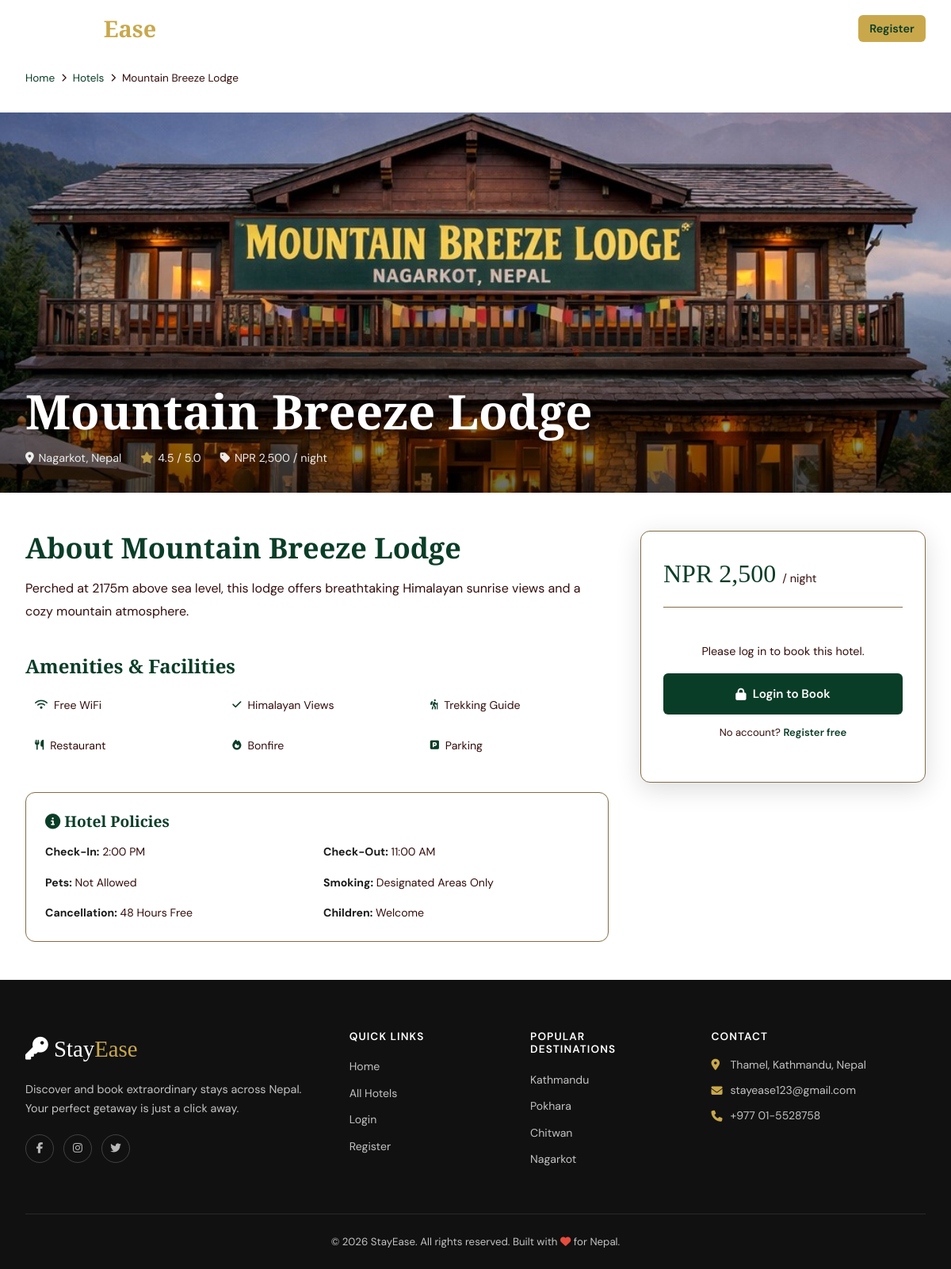
The page /hotel-detail.php?id=4 on the database its author committed.
### tables this page shows
CREATE TABLE IF NOT EXISTS hotels (
    id          INT AUTO_INCREMENT PRIMARY KEY,
    name        VARCHAR(150)  NOT NULL,
    location    VARCHAR(200)  NOT NULL,
    price       DECIMAL(10,2) NOT NULL,
    rating      DECIMAL(2,1)  DEFAULT 0.0,
    description TEXT,
    amenities   TEXT,
    image       VARCHAR(255)  DEFAULT 'default.jpg',
    created_at  TIMESTAMP DEFAULT CURRENT_TIMESTAMP
);

### config.php (called while the page is built, shortened)
<?php
function isLoggedIn(): bool {
    return !empty($_SESSION['user_id']);
}
function formatPrice(float $price): string {
    return 'NPR ' . number_format($price, 0);
}
?>

### hotel-detail.php (the view, shortened to what this page needs)
<?php
require_once 'config.php';
$id = (int)($_GET['id'] ?? 0);
$stmt = $pdo->prepare("SELECT * FROM hotels WHERE id = ?");
$stmt->execute([$id]);
$hotel = $stmt->fetch();
$amenities = array_filter(array_map('trim', explode(',', $hotel['amenities'] ?? '')));
$amenityIcons = [
    'Free WiFi' => 'fas fa-wifi', 'Swimming Pool' => 'fas fa-swimming-pool',
    'Spa' => 'fas fa-spa', 'Gym' => 'fas fa-dumbbell', 'Restaurant' => 'fas fa-utensils',
    'Bar' => 'fas fa-cocktail', 'Room Service' => 'fas fa-concierge-bell',
    'Parking' => 'fas fa-parking', 'Airport Shuttle' => 'fas fa-shuttle-van',
    'Lake View' => 'fas fa-water', 'Kayaking' => 'fas fa-ship',
    'Cycling' => 'fas fa-bicycle', 'Yoga' => 'fas fa-om',
    'Heritage Tours' => 'fas fa-landmark', 'Garden' => 'fas fa-leaf',
    'Library' => 'fas fa-book', 'Rooftop Terrace' => 'fas fa-building',
    'Rooftop' => 'fas fa-building', 'Trekking Guide' => 'fas fa-hiking',
    'Bonfire' => 'fas fa-fire', 'Safari Tours' => 'fas fa-paw',
    'Nature Walks' => 'fas fa-tree', 'Elephant Bathing' => 'fas fa-elephant',
    'Tour Desk' => 'fas fa-map', 'Locker' => 'fas fa-lock',
    '24hr Reception' => 'fas fa-clock',
];
include 'includes/header.php';
?>
<div style="padding: calc(var(--nav-h) + 1rem) 2rem .5rem;max-width:1280px;margin:0 auto">
    <nav class="breadcrumb">
        <a href="<?= SITE_URL ?>">Home</a>
        <i class="fas fa-chevron-right"></i>
        <a href="<?= SITE_URL ?>/hotels.php">Hotels</a>
        <i class="fas fa-chevron-right"></i>
        <span><?= htmlspecialchars($hotel['name']) ?></span>
    </nav>
</div>
<div class="detail-hero" style="margin-top:0">
    <img src="<?= SITE_URL ?>/images/hotels/<?= htmlspecialchars($hotel['image']) ?>"
         alt="<?= htmlspecialchars($hotel['name']) ?>"
         onerror="this.src='https://images.unsplash.com/photo-1566073771259-6a8506099945?w=1600&q=80'">
    <div class="detail-hero-content">
        <h1><?= htmlspecialchars($hotel['name']) ?></h1>
        <div class="detail-hero-meta">
            <span><i class="fas fa-map-marker-alt"></i> <?= htmlspecialchars($hotel['location']) ?></span>
            <span><i class="fas fa-star" style="color:var(--clr-gold)"></i> <?= number_format($hotel['rating'],1) ?> / 5.0</span>
            <span><i class="fas fa-tag"></i> <?= formatPrice($hotel['price']) ?> / night</span>
        </div>
    </div>
</div>
<div class="detail-layout">
    <div>
        <h2>About <?= htmlspecialchars($hotel['name']) ?></h2>
        <p style="margin-top:1rem;color:var(--clr-text-muted);line-height:1.8;font-size:1rem">
            <?= nl2br(htmlspecialchars($hotel['description'])) ?>
        </p>
        <?php if (!empty($amenities)): ?>
        <div style="margin-top:2.5rem">
            <h3>Amenities & Facilities</h3>
            <div class="amenities-grid">
                <?php foreach ($amenities as $am): ?>
                <div class="amenity-item">
                    <i class="<?= $amenityIcons[$am] ?? 'fas fa-check' ?>"></i>
                    <?= htmlspecialchars($am) ?>
                </div>
                <?php endforeach; ?>
            </div>
        </div>
        <?php endif; ?>
        <div style="margin-top:2.5rem;padding:1.5rem;background:var(--clr-bg);border-radius:var(--radius-md);border:1px solid var(--clr-border)">
            <h4 style="margin-bottom:1rem"><i class="fas fa-info-circle" style="color:var(--clr-forest)"></i> Hotel Policies</h4>
            <div style="display:grid;grid-template-columns:1fr 1fr;gap:1rem;font-size:.88rem;color:var(--clr-text-muted)">
                <div><strong style="color:var(--clr-text)">Check-In:</strong> 2:00 PM</div>
                <div><strong style="color:var(--clr-text)">Check-Out:</strong> 11:00 AM</div>
                <div><strong style="color:var(--clr-text)">Pets:</strong> Not Allowed</div>
                <div><strong style="color:var(--clr-text)">Smoking:</strong> Designated Areas Only</div>
                <div><strong style="color:var(--clr-text)">Cancellation:</strong> 48 Hours Free</div>
                <div><strong style="color:var(--clr-text)">Children:</strong> Welcome</div>
            </div>
        </div>
    </div>
    <div>
        <div class="booking-card">
            <div class="booking-card-price">
                <?= formatPrice($hotel['price']) ?>
                <span>/ night</span>
            </div>
            <?php if (!isLoggedIn()): ?>
            <div style="text-align:center;padding:1.5rem 0">
                <p style="color:var(--clr-text-muted);margin-bottom:1rem;font-size:.9rem">
                    Please log in to book this hotel.
                </p>
                <a href="login.php?redirect=hotel-detail.php?id=<?= $hotel['id'] ?>" class="btn btn-primary btn-full">
                    <i class="fas fa-lock"></i> Login to Book
                </a>
                <p style="font-size:.82rem;color:var(--clr-text-muted);margin-top:.75rem">
                    No account? <a href="register.php" style="color:var(--clr-forest);font-weight:600">Register free</a>
                </p>
            </div>
            <?php endif; ?>
        </div>
    </div>
</div>
<?php include 'includes/footer.php'; ?>

### css/style.css (style rules this page uses)
:root { --clr-bg: #f4f4f4; --clr-surface: #f2e9e2; --clr-forest: #0A3D28; --clr-bg: #ffffff; --clr-surface: #FFFFFF; --clr-forest: #0a3d28; --clr-forest-lt: #2D6A4F; --clr-gold: #c9a84c; --clr-gold-lt: #E8C97A; --clr-text: #1A1A1A; --clr-text-muted: #340d0d; --clr-border: #836C47; --clr-danger: #DC2626; --clr-success: #16A34A; --clr-warning: #D97706; --font-display: 'Cormorant Garamond', Georgia, serif; --font-body: 'DM Sans', sans-serif; --shadow-sm: 0 1px 3px rgba(0,0,0,.08); --shadow-md: 0 4px 16px rgba(0,0,0,.10); --shadow-lg: 0 8px 32px rgba(0,0,0,.14); --shadow-xl: 0 20px 60px rgba(0,0,0,.18); --radius-sm: 6px; --radius-md: 12px; --radius-lg: 20px; --radius-xl: 32px; --transition: all .25s cubic-bezier(.4,0,.2,1); --nav-h: 72px; }
*, *::before, *::after { box-sizing: border-box; margin: 0; padding: 0; }
html { scroll-behavior: smooth; font-size: 16px; }
body { font-family: var(--font-body); background: var(--clr-bg); color: var(--clr-text); line-height: 1.6; overflow-x: hidden; }
img { display: block; max-width: 100%; object-fit: cover; }
a { color: inherit; text-decoration: none; }
h1, h2, h3, h4, h5 { font-family: var(--font-display); font-weight: 600; line-height: 1.2; color: var(--clr-forest); }
h1 { font-size: clamp(2.2rem, 5vw, 3.8rem); }
h2 { font-size: clamp(1.6rem, 3vw, 2.6rem); }
h3 { font-size: 1.5rem; }
h4 { font-size: 1.2rem; }
.btn { display: inline-flex; align-items: center; gap: .5rem; padding: .75rem 1.75rem; border-radius: var(--radius-sm); font-size: .95rem; font-weight: 600; cursor: pointer; transition: var(--transition); white-space: nowrap; border: 2px solid transparent; }
.btn-primary { background: var(--clr-forest); color: white; }
.btn-full { width: 100%; justify-content: center; }
.detail-hero { height: 480px; position: relative; overflow: hidden; }
.detail-hero img { width: 100%; height: 100%; object-fit: cover; }
.detail-hero::after { content: ''; position: absolute; inset: 0; background: linear-gradient(to top, rgba(0,0,0,.6) 0%, transparent 50%); }
.detail-hero-content { position: absolute; bottom: 2rem; left: 2rem; right: 2rem; z-index: 1; color: white; }
.detail-hero-content h1 { color: white; text-shadow: 0 2px 8px rgba(0,0,0,.5); }
.detail-hero-meta { display: flex; gap: 1.5rem; margin-top: .75rem; flex-wrap: wrap; }
.detail-hero-meta span { font-size: .9rem; opacity: .9; display: flex; align-items: center; gap: .35rem; }
.detail-layout { display: grid; grid-template-columns: 1fr 360px; gap: 2.5rem; max-width: 1280px; margin: 0 auto; padding: 3rem 2rem; }
.amenities-grid { display: grid; grid-template-columns: repeat(3, 1fr); gap: .75rem; margin-top: 1rem; }
.amenity-item { display: flex; align-items: center; gap: .5rem; font-size: .88rem; color: var(--clr-text-muted); background: var(--clr-bg); padding: .5rem .75rem; border-radius: var(--radius-sm); }
.amenity-item i { color: var(--clr-forest); font-size: .8rem; }
.booking-card { background: white; border-radius: var(--radius-md); padding: 1.75rem; box-shadow: var(--shadow-lg); border: 1px solid var(--clr-border); position: sticky; top: calc(var(--nav-h) + 1.5rem); }
.booking-card-price { font-family: var(--font-display); font-size: 2rem; color: var(--clr-forest); border-bottom: 1px solid var(--clr-border); padding-bottom: 1rem; margin-bottom: 1.25rem; }
.booking-card-price span { font-size: .9rem; font-family: var(--font-body); color: var(--clr-text-muted); }
.breadcrumb { display: flex; align-items: center; gap: .5rem; font-size: .85rem; color: var(--clr-text-muted); margin-bottom: 1.5rem; }
.breadcrumb a { color: var(--clr-forest); }
.breadcrumb i { font-size: .65rem; }

### rows shown on the page
hotels: name "Mountain Breeze Lodge", image (picture), location "Nagarkot, Nepal", rating "4.5", price "NPR 2,500", description "Perched at 2175m above sea level, this lodge offers breathtaking Himalayan sunrise views and a cozy mountain atmosphere.", amenities "Free WiFi", amenities "Himalayan Views", amenities "Trekking Guide", amenities "Restaurant", amenities "Bonfire", amenities "Parking"

### other values the page prints
SITE_NAME "StayEase"
